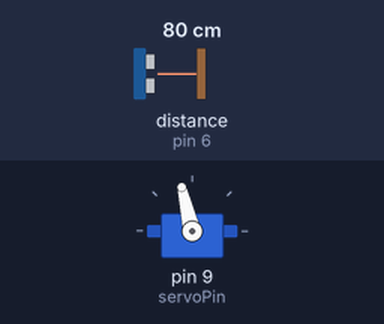
This sketch was run on a simulated Arduino Uno, built with avr-gcc and run on an emulated ATmega328P. Shown: servo. Wiring (inferred from the names in the program): ultrasonic range finder: trigger pin 7; echo pin 6. The inputs (shaded band) are chosen by the test bench; at power-on: distance to the obstacle (sensor on pin 6) 80 cm. The echo pulse lasts 58.3 µs per cm; what the sketch prints to the serial monitor is not drawn.

Above: at 1.2 s.
1.3 s: distance to the obstacle (sensor on pin 6) set to 35 cm
Timing chart, 0 to 4.3 s (numbered marks = the images above; inputs shaded):
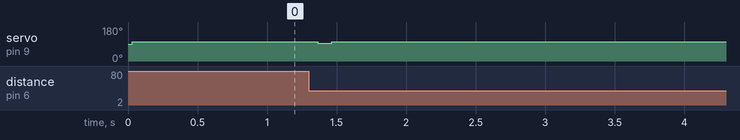

The sketch:

pid.ino
```cpp
int i=0;
int x[5];
long duration, cm;
int distance=0,dis=0;
#include<Servo.h>
#include<PID_v1.h>


const int servoPin = 9;
const int TrigPin = 7;
const int EchoPin = 6;


float Kp = 0.8;                   // Proportional Gain
float Ki = 0.5;                   //Integral Gain
float Kd = 0.5;                   //Derivative Gain
double Setpoint, Input, Output, ServoOutput;


PID myPID(&Input, &Output, &Setpoint, Kp, Ki, Kd, DIRECT);


Servo myServo;                                                       //Initialize Servo.


void setup() {

  Serial.begin(9600);
  pinMode(TrigPin, OUTPUT);
  pinMode(EchoPin, INPUT);

  myServo.attach(servoPin);                                          //Attach Servo

  for(i=0;i<5;i++)
 {
  x[i] = readPosition();

 if(x[i]>46)
 x[i]=2;
}
 Serial.println((x[0]+x[1]+x[2]+x[3]+x[4])/5);
 distance=((x[0]+x[1]+x[2]+x[3]+x[4])/5);
 Input=distance;

  myPID.SetMode(AUTOMATIC);
  myPID.SetOutputLimits(-15,10);
}

void loop()
{

  Setpoint = 35;
dis=readPosition();

if(dis>46)
dis=2;
for(i=0;i<5;)
{
  x[i++]=x[i];
}
 x[4]=dis;
 distance=((x[0]+x[1]+x[2]+x[3]+x[4])/5);
 Serial.println(distance);
 Input=distance;

    myPID.Compute();

  ServoOutput=93+Output;
  myServo.write(ServoOutput);


}


float readPosition()
{
   //pinMode(TrigPin, OUTPUT);
  digitalWrite(TrigPin, LOW);
  delayMicroseconds(2);
  digitalWrite(TrigPin, HIGH);
  delayMicroseconds(10);
  digitalWrite(TrigPin, LOW);


  //pinMode(EchoPin, INPUT);
  duration = pulseIn(EchoPin, HIGH);

  cm = duration/(29*2);

  return cm;
}
```

Measured:
- after the input at 1.3 s, servo on pin 9 (servoPin): 103° → 94° after 0.06 s, → 103° 0.10 s later
